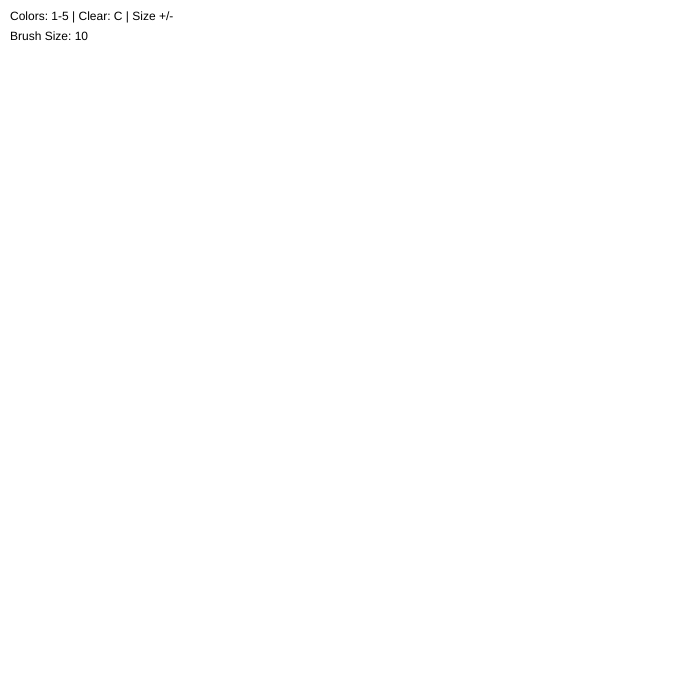
Frame 1 (no input)
Frame 60 (no input): identical to frame 1, image omitted
Frame 120 (the mouse pressed at the canvas centre since frame 60): identical to frame 1, image omitted

The p5.js sketch that drew this single still picture (run headless with seeded random() and noise() and a simulated clock; from frame 60 on, the mouse is pressed at the canvas centre):

// p5.js sketch
// ── sketch.js
let points = [];
let currentColor = [0, 0, 0];
let brushSize = 10;

function setup() {
  createCanvas(700, 700);
  background(255);
}

function draw() {
  background(255);
  
  // UI
  fill(0);
  noStroke();
  textSize(12);
  text('Colors: 1-5 | Clear: C | Size +/-', 10, 20);
  text('Brush Size: ' + brushSize, 10, 40);
  
  // Draw all strokes
  for (let i = 0; i < points.length; i++) {
    stroke(points[i].color);
    strokeWeight(points[i].size);
    line(points[i].x1, points[i].y1, points[i].x2, points[i].y2);
  }
}

function mouseDragged() {
  points.push({
    x1: pmouseX,
    y1: pmouseY,
    x2: mouseX,
    y2: mouseY,
    color: currentColor,
    size: brushSize
  });
  return false;
}

function keyPressed() {
  // Colors
  if (key === '1') currentColor = [0, 0, 0];       // Black
  if (key === '2') currentColor = [255, 0, 0];     // Red
  if (key === '3') currentColor = [0, 200, 0];     // Green
  if (key === '4') currentColor = [0, 0, 255];     // Blue
  if (key === '5') currentColor = [200, 100, 0];   // Orange
  
  // Clear
  if (key === 'C' || key === 'c') {
    points = [];
  }
  
  // Size
  if (key === '+' || key === '=') brushSize += 2;
  if (key === '-') brushSize -= 2;
  
  brushSize = constrain(brushSize, 2, 50);
}
